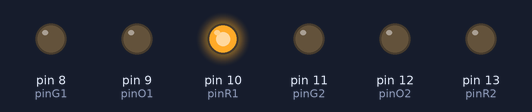
A sketch run on a simulated Arduino Uno, built with avr-gcc and run on an emulated ATmega328P. Parts: output pins drawn as LEDs (lit = HIGH).

Above: at 0.5 s.
At 2.5 s:
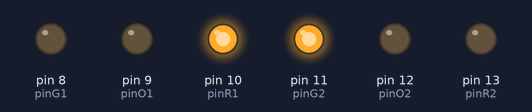
At 5.0 s:
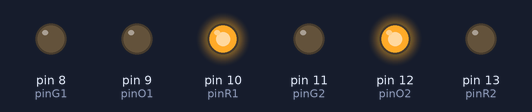
At 8.5 s:
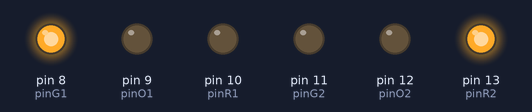
At 10.5 s:
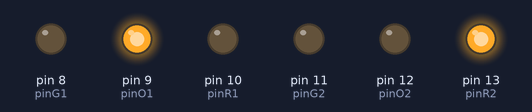
At 11.5 s:
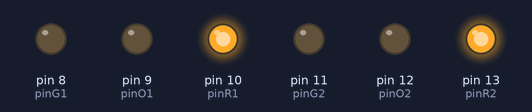
Timing chart, 0 to 14.3 s (numbered marks = the images above):
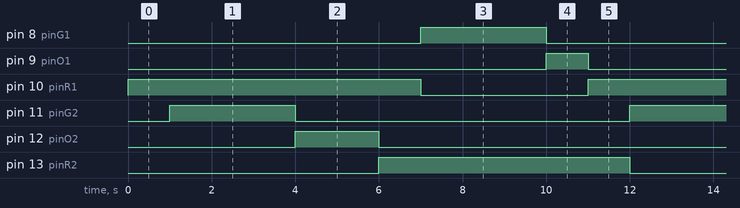

Measured:
- by itself, pin 8 (pinG1), pin 11 (pinG2): alternates HIGH for 3.0 s and LOW for 8.0 s
- by itself, pin 9 (pinO1): alternates HIGH for 1.0 s and LOW for 10.0 s
- by itself, pin 10 (pinR1): alternates HIGH for 7.0 s and LOW for 4.0 s
- by itself, pin 12 (pinO2): alternates HIGH for 2.0 s and LOW for 9.0 s
- by itself, pin 13 (pinR2): alternates HIGH for 6.0 s and LOW for 5.0 s

The sketch:

Code_Feu_tricolore_HIGH.ino
```cpp
int pinG1=8;
int pinO1=9;
int pinR1=10;


int pinG2=11;
int pinO2=12;
int pinR2=13;
void setup() {
  // put your setup code here, to run once:
  pinMode(pinR1, OUTPUT);
  pinMode(pinO1, OUTPUT);
  pinMode(pinG1, OUTPUT);

  pinMode(pinR2, OUTPUT);
  pinMode(pinO2, OUTPUT);
  pinMode(pinG2, OUTPUT);
}

void loop() {
 digitalWrite(pinR1, HIGH);

 delay(1000);
 digitalWrite(pinR2, LOW);
 digitalWrite(pinG2, HIGH);
 delay(3000);

 digitalWrite(pinG2, LOW);
 digitalWrite(pinO2, HIGH);
 delay(2000);

  digitalWrite(pinO2, LOW);
 digitalWrite(pinR2, HIGH);
 delay(1000);

 digitalWrite(pinR1, LOW);
 digitalWrite(pinG1, HIGH);
  delay(3000);

digitalWrite(pinG1, LOW);
  digitalWrite(pinO1, HIGH);
  delay(1000);

  digitalWrite(pinO1, LOW);

}
```
